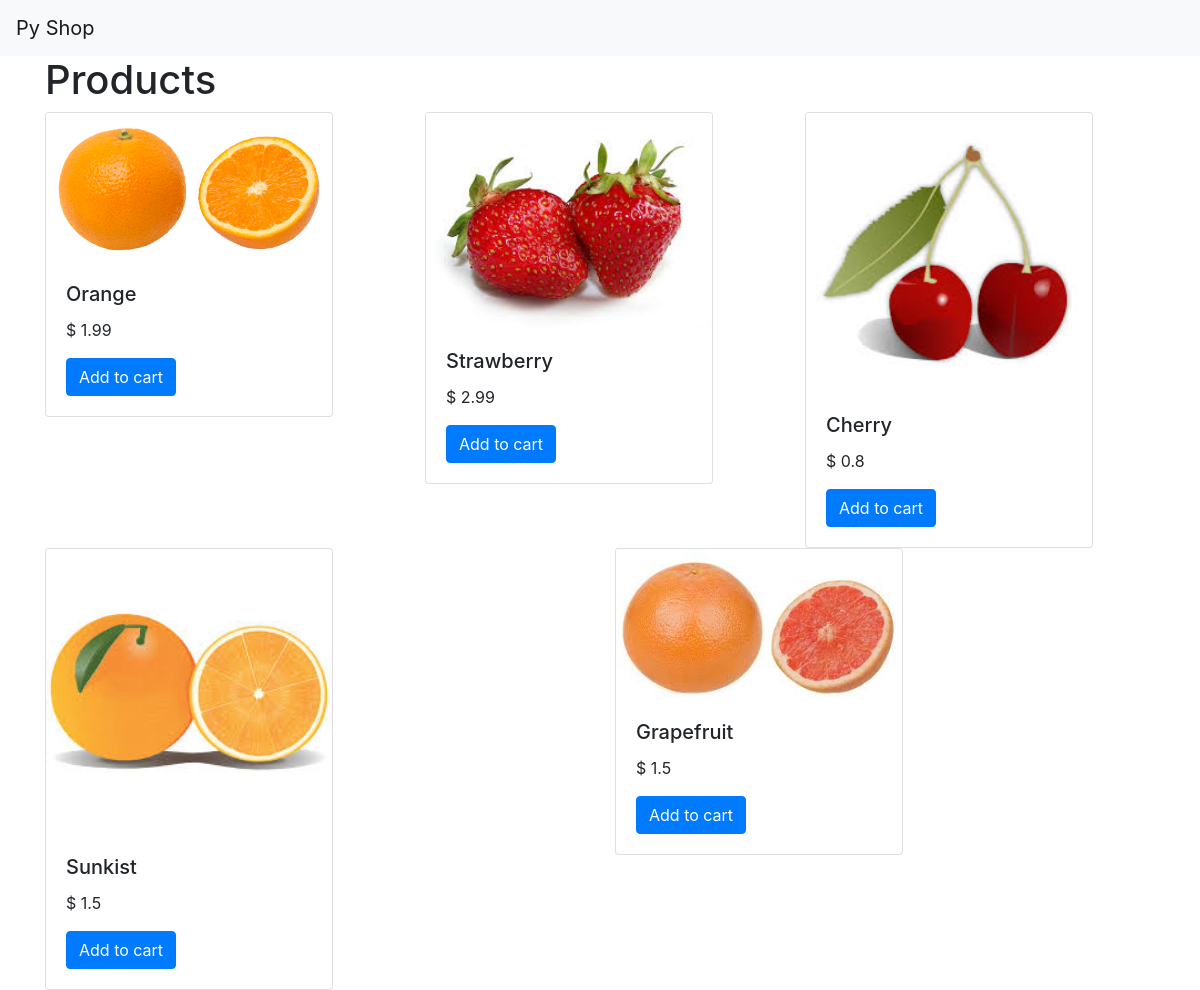
Screenshot of /pdts/ with the database file from the repository.
### products/models.py (models this page shows)
class Product(models.Model):
    name = models.CharField(max_length=255)
    price = models.FloatField()
    stock = models.IntegerField()
    image_url = models.CharField(max_length=2083)

### products/views.py (the view)
# urls.py: path('', views.index),
def index(request):
    products = Product.objects.all()
    for pdt in products:
        print(pdt)
    return render(request, 'index.html', {'products': products})

### products/templates/index.html (shortened to what this page needs)
{% extends 'base.html' %}
{% load static %}
{% block content %}
    <h1>Products</h1>
    <div class="row">
    {% for product in products%}
        <div class="col">
            <div class="card" style="width: 18rem;">
                <img class="card-img-top" src="{{ product.image_url }}" alt="Card image cap">
                <div class="card-body">
                    <h5 class="card-title">{{ product.name }}</h5>
                    <p class="card-text">$ {{ product.price }}</p>
                    <a href="#" class="btn btn-primary">Add to cart</a>
                </div>
            </div>
        </div col>
    {% endfor %}
    </div row>
{% endblock content %}

### templates/base.html (shortened to what this page needs)
{% load static %}
<!DOCTYPE html>
<html lang="en">
<head>
    <link rel="stylesheet" href="{% static 'products/css/bootstrap.min.css' %}">
</head>
<body>
<nav class="navbar navbar-light bg-light">
  <a class="navbar-brand" href="#">Py Shop</a>
</nav>
<div class="container">
    {% block content%}    {% endblock %}
</div>
</body>
</html>

### rows the page displays
Product: image_url (picture), name "Orange", price "1.99"
Product: image_url (picture), name "Strawberry", price "2.99"
Product: image_url (picture), name "Cherry", price "0.8"
Product: image_url (picture), name "Sunkist", price "1.5"
Product: image_url (picture), name "Grapefruit", price "1.5"
